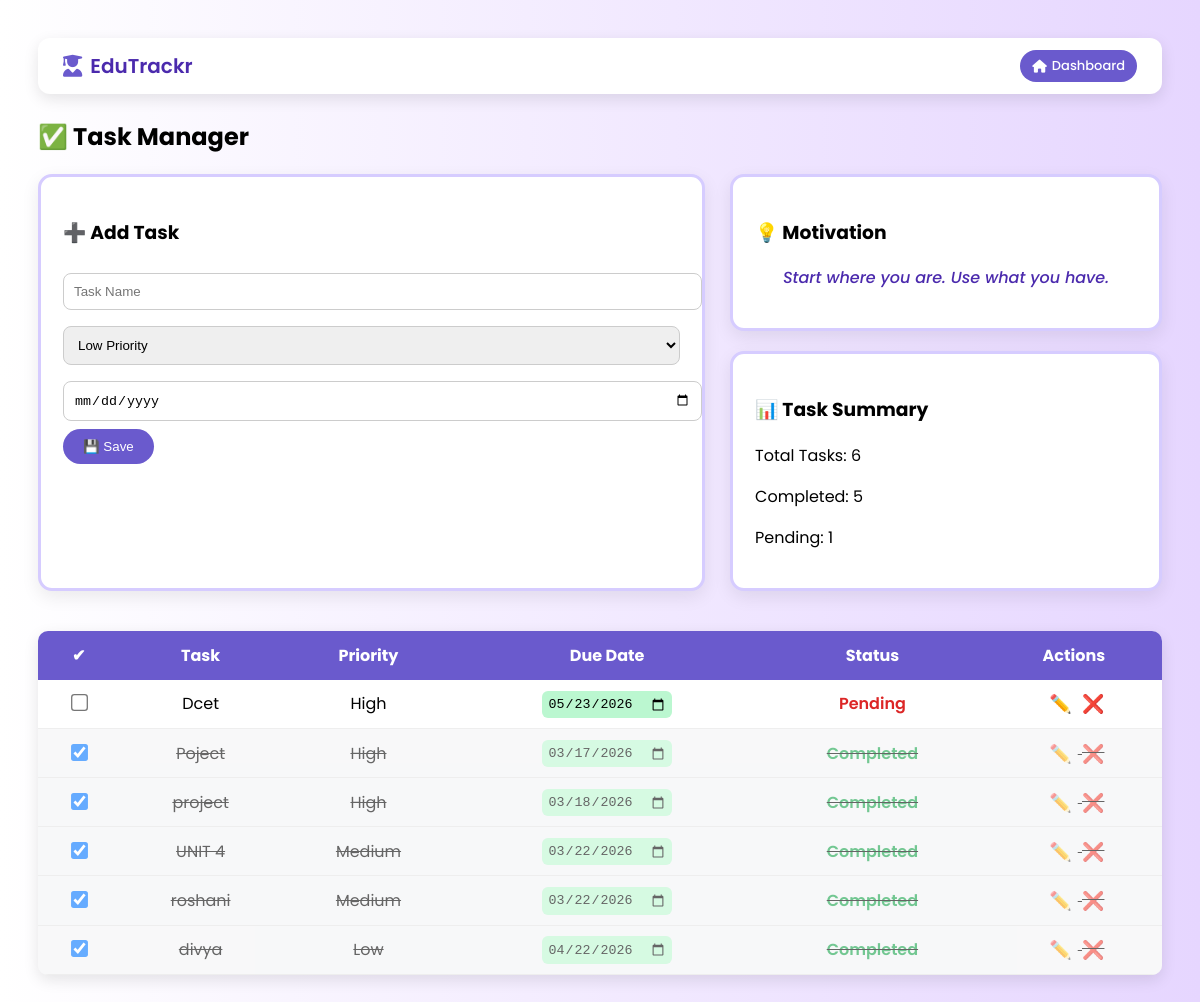
The app's page /task/ (signed in) with its own data.
### tracker/models.py (models this page shows, shortened)
class Task(models.Model):
    PRIORITY_CHOICES = [
        ('High', 'High'),
        ('Medium', 'Medium'),
        ('Low', 'Low'),
    ]
    user = models.ForeignKey(User, on_delete=models.CASCADE)
    title = models.CharField(max_length=200)
    priority = models.CharField(
        max_length=10,
        choices=PRIORITY_CHOICES,
        default='Medium'
    )
    due_date = models.DateField()
    completed = models.BooleanField(default=False)

### tracker/views.py (the view, shortened to what this page needs)
# urls.py: path("task/",views.task_page,name="task"),
@login_required
def task_page(request):
    tasks = Task.objects.filter(user=request.user).order_by("completed","due_date")
    total_tasks = tasks.count()
    completed_tasks = tasks.filter(completed=True).count()
    pending_tasks = tasks.filter(completed=False).count()
    today = date.today()
    soon = today + timedelta(days=2)
    context = {
        "tasks":tasks,
        "total_tasks":total_tasks,
        "completed_tasks":completed_tasks,
        "pending_tasks":pending_tasks,
        "today":today,
        "soon":soon
    }
    return render(request,"task.html",context)

### tracker/templates/task.html (shortened to what this page needs)
<!DOCTYPE html>
<html>
<head>
<link rel="stylesheet" href="https://cdnjs.cloudflare.com/ajax/libs/font-awesome/6.5.0/css/all.min.css">
</head>
<body>
<nav class="dashboard-navbar">
<div class="logo">
<i class="fa-solid fa-user-graduate"></i>
<span>EduTrackr</span>
</div>
<a href="{% url 'dashboard' %}" class="dashboard-btn">
<i class="fa-solid fa-house"></i> Dashboard
</a>
</nav>
<h2>✅ Task Manager</h2>
<div class="top-section">
<div class="card form-box">
<h3>➕ Add Task</h3>
<form method="POST">
<input type="text" name="title" placeholder="Task Name" required>
<select name="priority">
<option value="Low">Low Priority</option>
</select>
<input type="date" name="due_date">
<button class="save-btn">💾 Save</button>
</form>
</div>
<div class="right-cards">
<div class="card">
<h3>💡 Motivation</h3>
<p class="quote" id="quote"></p>
</div>
<div class="card">
<h3>📊 Task Summary</h3>
<p>Total Tasks: {{ total_tasks }}</p>
<p>Completed: {{ completed_tasks }}</p>
<p>Pending: {{ pending_tasks }}</p>
</div>
</div>
</div>
<table class="assignment-table">
<tr>
  <th>✔</th>
  <th>Task</th>
  <th>Priority</th>
  <th>Due Date</th>
  <th>Status</th>
  <th>Actions</th>
</tr>
{% for t in tasks %}
<tr id="row-{{t.id}}" class="{% if t.completed %}completed-row{% endif %}">
<td>
<input type="checkbox" class="task-checkbox"
data-id="{{t.id}}"
{% if t.completed %}checked{% endif %}>
</td>
<td>{{t.title}}</td>
<td>{{t.priority}}</td>
<td>
<input type="date"
value="{{t.due_date|date:'Y-m-d'}}"
class="
{% if t.completed %}
date-green
{% elif t.due_date < today %}
date-red
{% elif t.due_date <= soon %}
date-yellow
{% else %}
date-green
{% endif %}
">
</td>
<td>
{% if t.completed %}
<span class="status-complete">Completed</span>
{% else %}
<span class="status-pending">Pending</span>
{% endif %}
</td>
<td>
<button class="edit-icon" onclick="editRow(this,'{{t.id}}')">✏️</button>
<a href="{% url 'delete_task' t.id %}" class="delete-icon">❌</a>
</td>
</tr>
{% endfor %}
</table>
</body>
</html>

### tracker/templates/task.html (style rules this page uses)
body { font-family:'Poppins',sans-serif; background:linear-gradient(to right,#ffffff,#e6d6ff); padding:30px; }
.dashboard-navbar { display:flex; justify-content:space-between; align-items:center; background:white; padding:12px 25px; border-radius:12px; box-shadow:0 5px 15px rgba(0,0,0,0.1); margin-bottom:25px; }
.logo { display:flex; align-items:center; gap:8px; font-size:20px; font-weight:600; color:#4b2aad; cursor:pointer; transition:0.3s; }
.logo i { font-size:22px; color:#6a5acd; }
.dashboard-btn { background:#6a5acd; color:white; text-decoration:none; padding:6px 12px; border-radius:16px; font-size:13px; font-weight:500; display:flex; align-items:center; gap:5px; transition:0.3s; }
.top-section { display:flex; gap:25px; margin-bottom:30px; }
.form-box { flex:2; }
.right-cards { flex:1.4; display:flex; flex-direction:column; gap:20px; }
.card { background:white; border:3px solid #d6ccff; border-radius:14px; box-shadow:0 6px 18px rgba(0,0,0,0.08); padding:22px; transition:0.3s; }
.form-box input, .form-box select { width:100%; padding:10px; margin:8px 0; border-radius:8px; border:1px solid #ccc; }
.save-btn { background:#6a5acd; color:white; border:none; padding:10px 20px; border-radius:20px; cursor:pointer; transition:0.3s; }
.quote { font-style:italic; color:#4b2aad; font-weight:500; text-align:center; }
table { width:100%; margin-top:40px; border-collapse:collapse; background:white; border-radius:10px; overflow:hidden; box-shadow:0 5px 15px rgba(0,0,0,0.1); }
th { background:#6a5acd; color:white; padding:12px; }
td { padding:10px; text-align:center; border-bottom:1px solid #eee; }
.status-complete { color:#16a34a; font-weight:600; }
.status-pending { color:#dc2626; font-weight:600; }
.date-green { background:#bbf7d0; padding:4px 8px; border-radius:6px; }
input[type="checkbox"] { transform:scale(1.3); cursor:pointer; }
.completed-row { text-decoration: line-through; opacity:0.6; background:#f3f4f6; }
.date-green { background:#bbf7d0; border:none; padding:5px; border-radius:6px; }
.edit-icon { border:none; background:none; font-size:18px; cursor:pointer; color:#3b5edb; }
.delete-icon { text-decoration:none; font-size:18px; color:#dc2626; }

### records on screen
Task: title "Dcet", priority "High", due_date "05/23/2026", shows "Pending"
Task: completed "☑", title "Poject", priority "High", due_date "03/17/2026", shows "Completed"
Task: completed "☑", title "project", priority "High", due_date "03/18/2026", shows "Completed"
Task: completed "☑", title "UNIT 4", priority "Medium", due_date "03/22/2026", shows "Completed"
Task: completed "☑", title "roshani", priority "Medium", due_date "03/22/2026", shows "Completed"
Task: completed "☑", title "divya", priority "Low", due_date "04/22/2026", shows "Completed"

### other values on screen
{{ total_tasks }} "6"
{{ completed_tasks }} "5"
{{ pending_tasks }} "1"
